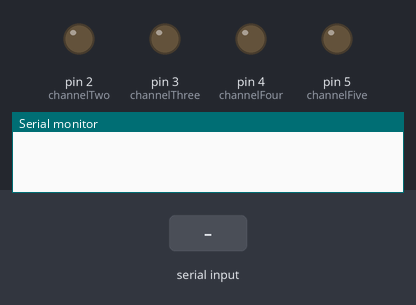
Bench run of a sketch on a simulated Arduino Uno, built with avr-gcc and run on an emulated ATmega328P. Parts: output pins drawn as LEDs (lit = HIGH), the last lines printed to the serial monitor. The test bench sets the inputs (shaded band).

Above: at 1.2 s.
1.3 s: "1" received over Serial
At 1.9 s:
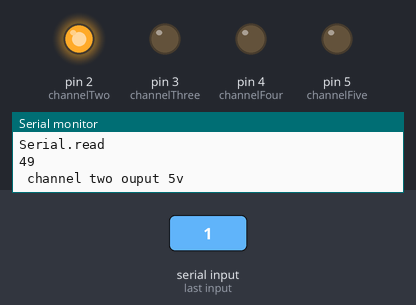
2.8 s: "3" received over Serial
At 3.1 s:
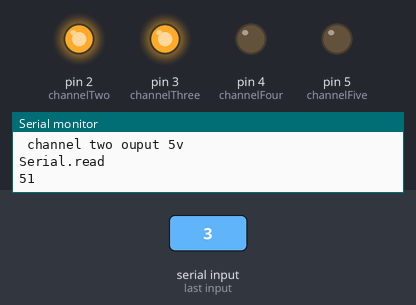
4.3 s: "2" received over Serial
At 5.4 s:
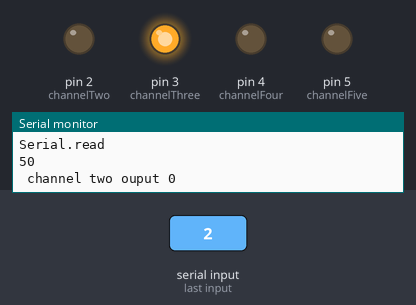
5.8 s: "5" received over Serial
At 6.6 s:
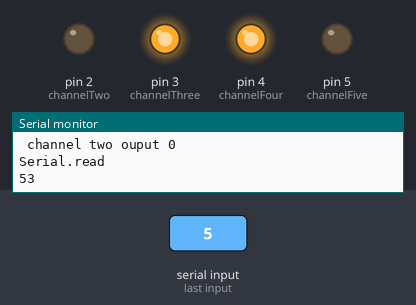
7.3 s: "4" received over Serial
At 7.7 s:
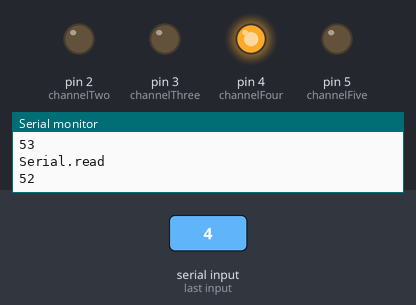
8.8 s: "7" received over Serial
At 10.1 s:
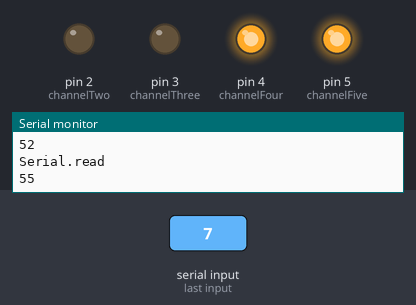
Timing chart, 0 to 11.3 s (numbered marks = the images above; inputs shaded):
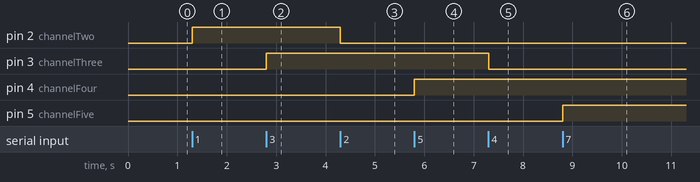

The sketch:

mymou_reward_Jan21.ino
```cpp
// Initialise variables
int channelTwo = 2;
int channelThree = 3;
int channelFour = 4;
int channelFive = 5;
int bufferInt = -1;

void setup() {

  // Configure channels
  pinMode(channelTwo, OUTPUT);
  pinMode(channelThree, OUTPUT);
  pinMode(channelFour, OUTPUT);
  pinMode(channelFive, OUTPUT);

  // Set all channels to off
  digitalWrite(channelTwo, LOW);
  digitalWrite(channelThree, LOW);
  digitalWrite(channelFour, LOW);
  digitalWrite(channelFive, LOW);

  // Configure bluetooth connection rate
  Serial.begin(9600);

}


void loop() {
  // Check for input
  if (Serial.available() > 0) {

    bufferInt = Serial.read();


    Serial.println("Serial.read");
    Serial.println(bufferInt);
    if (bufferInt == '0') {
      digitalWrite(channelTwo, LOW);
      digitalWrite(channelThree, LOW);
      digitalWrite(channelFour, LOW);
      digitalWrite(channelFive, LOW);
      Serial.println("shut down all the channel");
    } else if (bufferInt == '1') {
      digitalWrite(channelTwo, HIGH);
      Serial.println(" channel two ouput 5v");
    } else if (bufferInt == '2') {
      digitalWrite(channelTwo, LOW);
      Serial.println(" channel two ouput 0");
    } else if (bufferInt == '3') {
      digitalWrite(channelThree, HIGH);
    } else if (bufferInt == '4') {
      digitalWrite(channelThree, LOW);
    } else if (bufferInt == '5') {
      digitalWrite(channelFour, HIGH);
    } else if (bufferInt == '6') {
      digitalWrite(channelFour, LOW);
    } else if (bufferInt == '7') {
      digitalWrite(channelFive, HIGH);
    } else if (bufferInt == '8') {
      digitalWrite(channelFive, LOW);
    }

  }

}
```

Measured:
- after the input at 1.3 s, pin 2 (channelTwo): LOW → HIGH at once
- after the input at 2.8 s, pin 3 (channelThree): LOW → HIGH at once
- after the input at 4.3 s, pin 2 (channelTwo): HIGH → LOW at once
- after the input at 5.8 s, pin 4 (channelFour): LOW → HIGH at once
- after the input at 7.3 s, pin 3 (channelThree): HIGH → LOW at once
- after the input at 8.8 s, pin 5 (channelFive): LOW → HIGH at once
